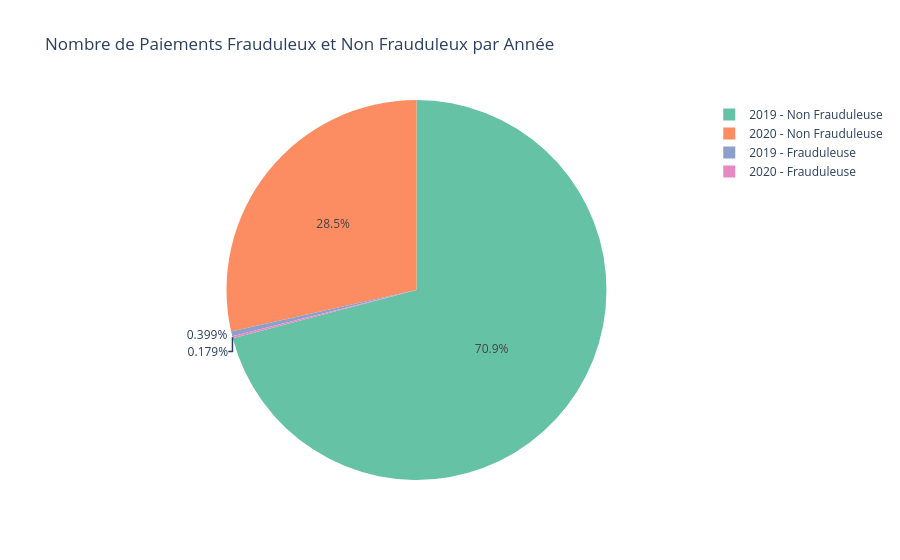

Notebook cell for this chart:
### Markdown cell above
## Nombre de transactions frauduleuses et non frauduleuses par année

### Code cell
# Créer une table pour le graphique pie (transposer le pivot pour le rendre adapté à un pie chart)
transactions_by_year_pivot_reset = transactions_by_year_pivot.reset_index().melt(id_vars='transaction_year', 
                                                                                  value_vars=['Non Frauduleuse', 'Frauduleuse'],
                                                                                  var_name='Type de transaction', 
                                                                                  value_name='Nombre de paiements')

# Ajouter une colonne 'Année' et 'Type de Transaction' combinée pour un affichage spécifique
transactions_by_year_pivot_reset['Année et Type'] = transactions_by_year_pivot_reset['transaction_year'].astype(str) + ' - ' + transactions_by_year_pivot_reset['Type de transaction']

# Création du graphique interactif Pie
fig = px.pie(transactions_by_year_pivot_reset, 
             values='Nombre de paiements', 
             names='Année et Type', 
             color='Année et Type',
             color_discrete_sequence=px.colors.qualitative.Set2, 
             title="Nombre de Paiements Frauduleux et Non Frauduleux par Année",
             labels={'Nombre de paiements': 'Nombre', 'Année et Type': 'Année et Type de Transaction'})

fig.show()

### Figure 1 — Plotly figure (JSON) as saved in the notebook; plotly's stock layout.template omitted (floating-point values rounded to 4 significant figures)
{"data": [{"customdata": [["2019 - Non Frauduleuse"], ["2020 - Non Frauduleuse"], ["2019 - Frauduleuse"], ["2020 - Frauduleuse"]], "domain": {"x": [0, 1], "y": [0, 1]}, "hovertemplate": "Année et Type de Transaction=%{customdata[0]}<br>Nombre=%{value}<extra></extra>", "labels": ["2019 - Non Frauduleuse", "2020 - Non Frauduleuse", "2019 - Frauduleuse", "2020 - Frauduleuse"], "legendgroup": "", "marker": {"colors": ["rgb(102,194,165)", "rgb(252,141,98)", "rgb(141,160,203)", "rgb(231,138,195)"]}, "name": "", "showlegend": true, "type": "pie", "values": [780490, 313849, 4392, 1971]}], "layout": {"autosize": true, "legend": {"tracegroupgap": 0}, "piecolorway": ["rgb(102,194,165)", "rgb(252,141,98)", "rgb(141,160,203)", "rgb(231,138,195)", "rgb(166,216,84)", "rgb(255,217,47)", "rgb(229,196,148)", "rgb(179,179,179)"], "title": {"text": "Nombre de Paiements Frauduleux et Non Frauduleux par Année"}}}
